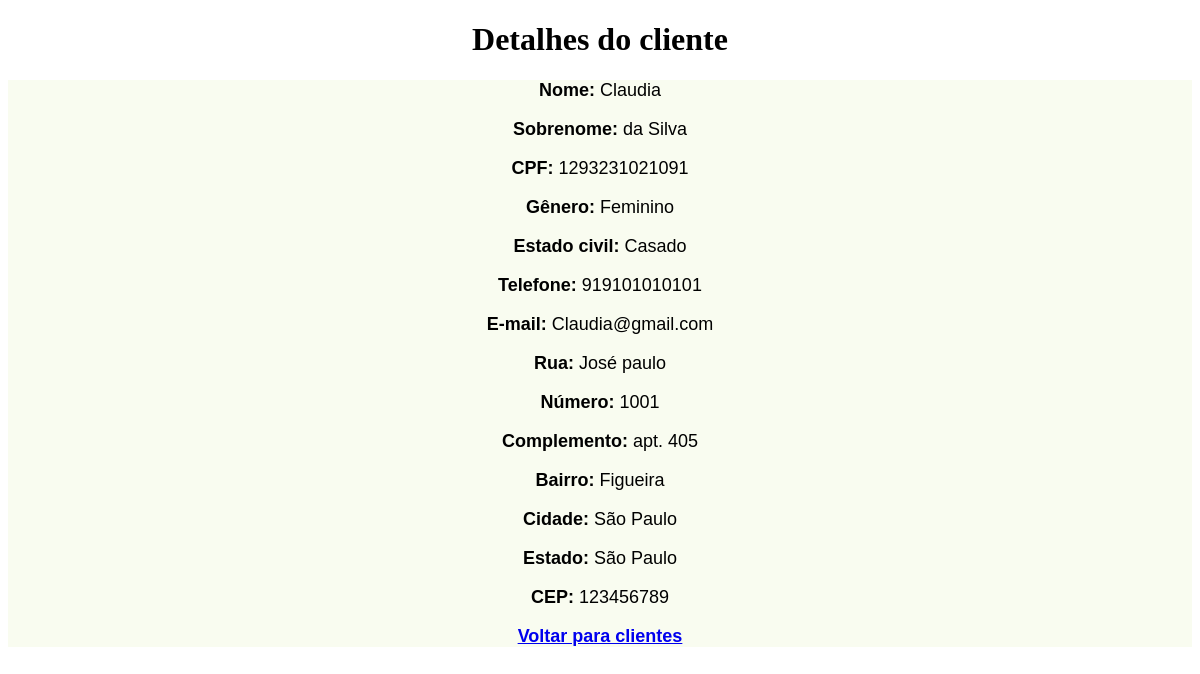
Page /detalhe_cliente/4 on the committed database.
### clientes/models.py (models this page shows, shortened)
class Cliente(models.Model):
    nome = models.CharField(
        max_length=50,
        blank=False,
        null=False,
        verbose_name='Nome'
    )
    sobrenome = models.CharField(
        max_length=50,
        blank=False,
        null=False,
        verbose_name="Sobrenome"
    )
    cpf = models.CharField(
        max_length=15,
        blank=False,
        null=False,
        verbose_name='CPF'
    )
    genero = models.CharField(
        max_length=30,
        blank=True,
        null=True,
        verbose_name="Gênero"
    )
    civil = models.CharField(
        max_length=50,
        blank=True,
        null=True,
        verbose_name="Estado Civil"
    )
    telefone = models.CharField(
        max_length=15,
        blank=True,
        null=True,
        verbose_name="Telefone"
    )
    email = models.EmailField(
        max_length=50,
        blank=True,
        null=True,
        verbose_name="E-mail"
    )
    rua = models.CharField(
        max_length=50,
        blank=False,
        null=False,
        verbose_name="Rua"
    )
    numero = models.IntegerField(
        blank=False,
        null=False,
        verbose_name="Número"
    )
    complemento = models.CharField(
        max_length=50,
        blank=True,
        null=True,
        verbose_name="Complemento (ex: apto, bloco)"
    )
    bairro = models.CharField(
        max_length=100,
        blank=False,
        null=False,
        verbose_name="Bairro"
    )
    cidade = models.CharField(
        max_length=100,
        blank=False,
        null=False,
        verbose_name="Cidade"
    )
    estado = models.CharField(
        max_length=200,
        blank=False,
        null=False,
        verbose_name="Estado"
    )
    cep = models.CharField(
        max_length=20,
        blank=True,
        null=True,
        verbose_name="CEP"
    )
    created_at = models.DateTimeField(
        auto_now_add=True,
        verbose_name='Criado em',
    )
    class Meta:
        verbose_name = "Cliente"
        verbose_name_plural = "Clientes"

### clientes/views.py (the view)
# urls.py: path('detalhe_cliente/<id_cliente>', views.detalhe_cliente, name='detalhe_cliente')
def detalhe_cliente(request, id_cliente):
    dados_cliente = Cliente.objects.get(id=id_cliente)
    dados = {
        'cliente' : dados_cliente
    }
    return render(request, "clientes/detalhe_cliente.html", dados)

### clientes/templates/clientes/detalhe_cliente.html (shortened to what this page needs)
{% load static%}
<!DOCTYPE html>
<html lang="en">
<head>
    <link rel="stylesheet" href="{% static 'css/style.css' %}">
</head>
<body>
    <h1>Detalhes do cliente</h1>
    <div class = "detalhe">
        <p><b>Nome:</b> {{cliente.nome}} </p>
        <p><b>Sobrenome:</b> {{cliente.sobrenome}} </p>
        <p><b>CPF:</b> {{cliente.cpf}}</p>
        <p><b>Gênero:</b> {{cliente.genero}}</p>
        <p><b>Estado civil:</b> {{cliente.civil}}</p>
        <p><b>Telefone:</b> {{cliente.telefone}}</p>
        <p><b>E-mail:</b> {{cliente.email}}</p>
        <p><b>Rua:</b> {{cliente.rua}}</p>
        <p><b>Número:</b> {{cliente.numero}}</p>
        <p><b>Complemento:</b> {{cliente.complemento}}</p>
        <p><b>Bairro:</b> {{cliente.bairro}}</p>
        <p><b>Cidade:</b> {{cliente.cidade}}</p>
        <p><b>Estado:</b> {{cliente.estado}}</p>
        <p><b>CEP:</b> {{cliente.cep}}</p>
    <p><b><a href="{% url 'cliente' %}"> Voltar para clientes </a></b></p>
    </div>
</body>
</html>

### static/css/style.css (style rules this page uses)
h1 { text-align: center; font-family:Georgia, 'Times New Roman', Times, serif; }
.detalhe { text-align: center; font-family:Arial, Helvetica, sans-serif; background-color: rgb(249, 252, 240); font-size: large; }

### rows in the picture
Cliente: nome "Claudia", sobrenome "da Silva", cpf "1293231021091", genero "Feminino", civil "Casado", telefone "919101010101", email "Claudia@gmail.com", rua "José paulo", numero "1001", complemento "apt. 405", bairro "Figueira", cidade "São Paulo", estado "São Paulo", cep "123456789"
